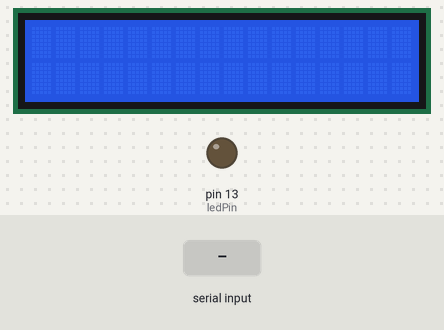
Bench run of a sketch on a simulated Arduino Uno, built with avr-gcc and run on an emulated ATmega328P. On the bench: 16×2 character LCD, output pins drawn as LEDs (lit = HIGH). The test bench sets the inputs (shaded band).

Above: at 1.2 s.
1.3 s: byte 30 received over Serial
At 1.9 s:
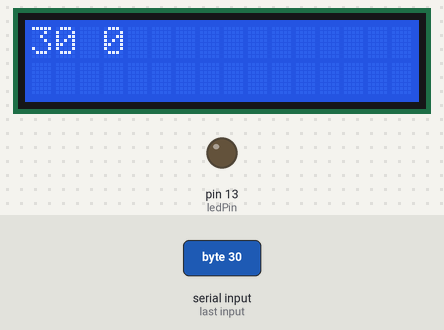
2.8 s: byte 90 received over Serial
At 4.0 s:
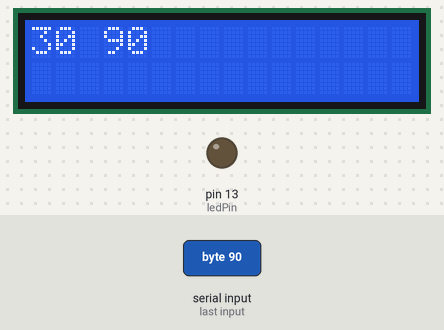
4.3 s: byte 120 received over Serial
At 5.4 s:
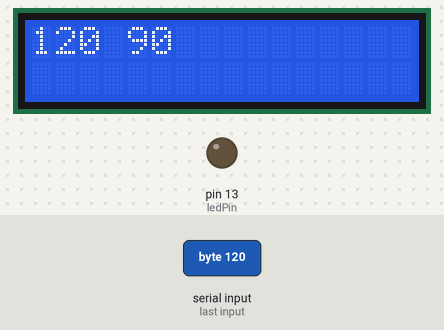
Timing chart, 0 to 7.3 s (numbered marks = the images above; inputs shaded):
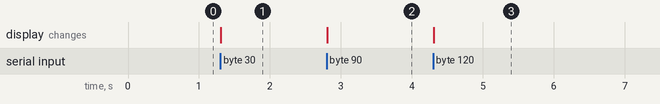

Measured:
- after the input at 1.3 s, the display: changes at once (image 1)
- after the input at 2.8 s, the display: changes at once (image 2)
- after the input at 4.3 s, the display: changes at once (image 3)

The sketch:

Serial.ino
```cpp
#include <LiquidCrystal_I2C.h>
char val; // Data received from the serial port
int ledPin = 13; // Set the pin to digital I/O 13
int currentValue = 0;
int values[] ={0,0};

LiquidCrystal_I2C lcd = LiquidCrystal_I2C(0x27,16,2);

void setup() {
   pinMode(ledPin, OUTPUT); // Set pin as OUTPUT
   Serial.begin(9600); // Start serial communication at 9600 bps
   lcd.init();
   lcd.backlight();
}


void loop() {


  // digitalWrite(ledPin,HIGH);
  if(Serial.available()){
    int incomingValue = Serial.read();

    values[currentValue] = incomingValue;

    currentValue++;
    if(currentValue > 1){
      currentValue = 0;
    }

    int posA = values[0];
    int posB = values[1];


    printToFirstRow(posA,posB);


    if((values[1])==15){

      digitalWrite(ledPin,HIGH);
      delay(300);

    }

    if((values[0])==122){

      digitalWrite(ledPin,LOW);
      delay(300);

    }

  }
}

void printToFirstRow(int a, int b){
    lcd.setCursor(0,0);
    lcd.print(a);
    lcd.print(" ");
    lcd.print(b);
}


// void loop() {
//    if (Serial.available())
//    { // If data is available to read,
//      val = Serial.read();// read it and store it in val
//    }
//    if (val % 2==0)
//    { // If 1 was received
//      digitalWrite(ledPin, HIGH); // turn the LED on
//    } else {
//      digitalWrite(ledPin, LOW); // otherwise turn it off
//    }
//    delay(10); // Wait 10 milliseconds for next reading
// }


// int currentValue = 0;
// int values[] = {0,0};

// void setup()  {
//   Serial.begin(9600);
// }


// void loop() {

//   if(Serial.available()){
//     int incomingValue = Serial.read();

//     values[currentValue] = incomingValue;

//     currentValue++;
//     Serial.println(incomingValue);
//     if(currentValue > 1){
//       currentValue = 0;
//     }

//   }
// } 
```
